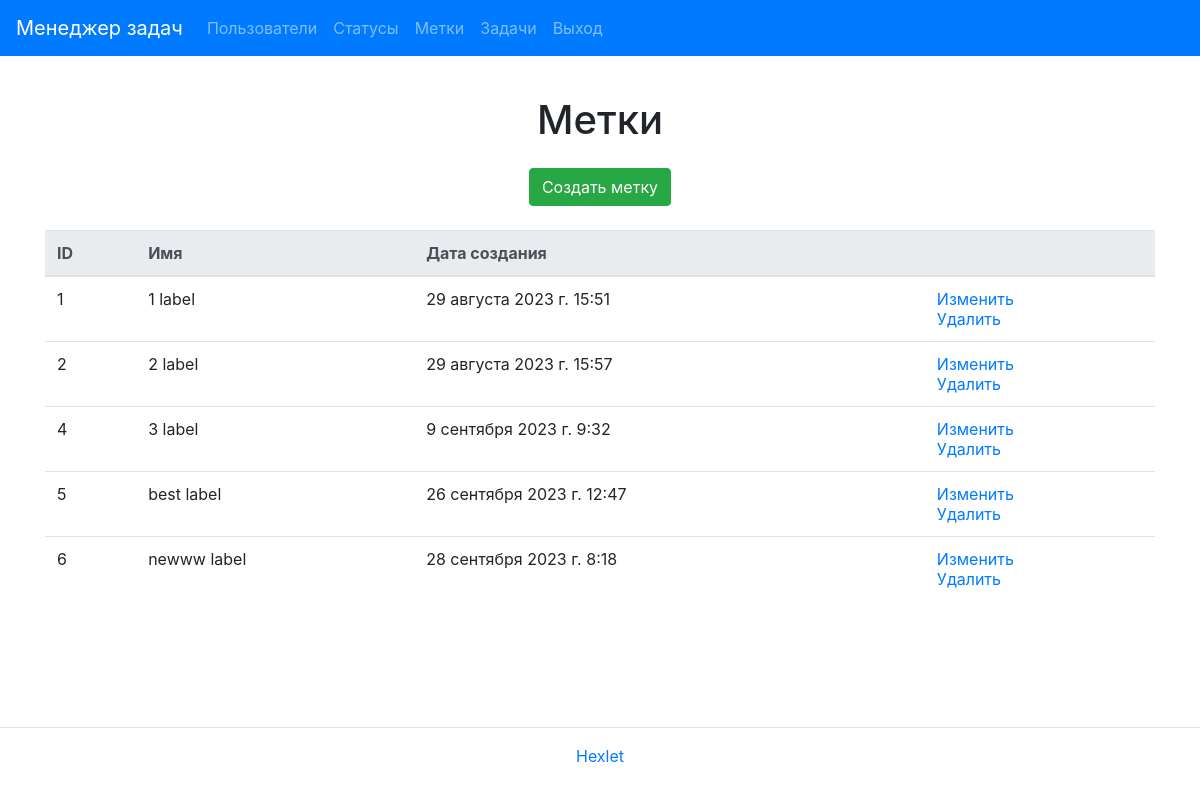
Page /labels/ (signed in) on the committed database.
### task_manager/labels/models.py (models this page shows, shortened)
class Label(models.Model):
    name = models.CharField(
        _('Name'),
        max_length=30,
        blank=False,
        null=False,
        unique=True
    )
    created_at = models.DateTimeField(_("created_at"), default=timezone.now)
    class Meta:
        verbose_name = _('Label')
        verbose_name_plural = _('Labels')

### task_manager/labels/views.py (the view)
# urls.py: path('', LabelList.as_view(), name='label_index'),
class LabelList(UserLoginMixin, ListView):
    model = Label
    template_name = 'labels/index.html'
    context_object_name = 'labels'

### task_manager/templates/labels/index.html
{% extends "base.html" %}
{% load i18n %}
{% block content %}
<div class="container">
  <h1 class="my-4 text-center">{% trans "Labels" %}</h1>
  <div class="d-flex justify-content-center mt-3 mb-0">
    <a class="btn btn-success btn-md" href="{% url 'label_create' %}">{% trans "Create label" %}</a>
  </div>
  <table class="table table-lg-responsive table-hover mt-4">
    <thead class="thead-light">
        <tr>
            <th>{% trans "ID" %}</th>
            <th>{% trans "Name" %}</th>
            <th>{% trans "Creation date" %}</th>
            <th></th>
        </tr>
    </thead>
        {% if labels %}
        <tbody>
            {% for label in labels %}
            <tr>
                <td>{{ label.id }}</td>
                <td>{{ label.name }}</td>
                <td>{{ label.created_at }}</td>
                <td>
                    <a href="{% url 'label_update' label.id %}">{% trans "Modify" %}</a>
                    <br>
                    <a href="{% url 'label_delete' label.id %}">{% trans "Delete" %}</a>
                </td>
            </tr>
            {% endfor %}
        {% endif %}
        </tbody>
  </table>
</div>
{% endblock %}

### rows in the picture
Label: id "1", name "1 label", created_at "29 августа 2023 г. 15:51"
Label: id "2", name "2 label", created_at "29 августа 2023 г. 15:57"
Label: id "4", name "3 label", created_at "9 сентября 2023 г. 9:32"
Label: id "5", name "best label", created_at "26 сентября 2023 г. 12:47"
Label: id "6", name "newww label", created_at "28 сентября 2023 г. 8:18"
